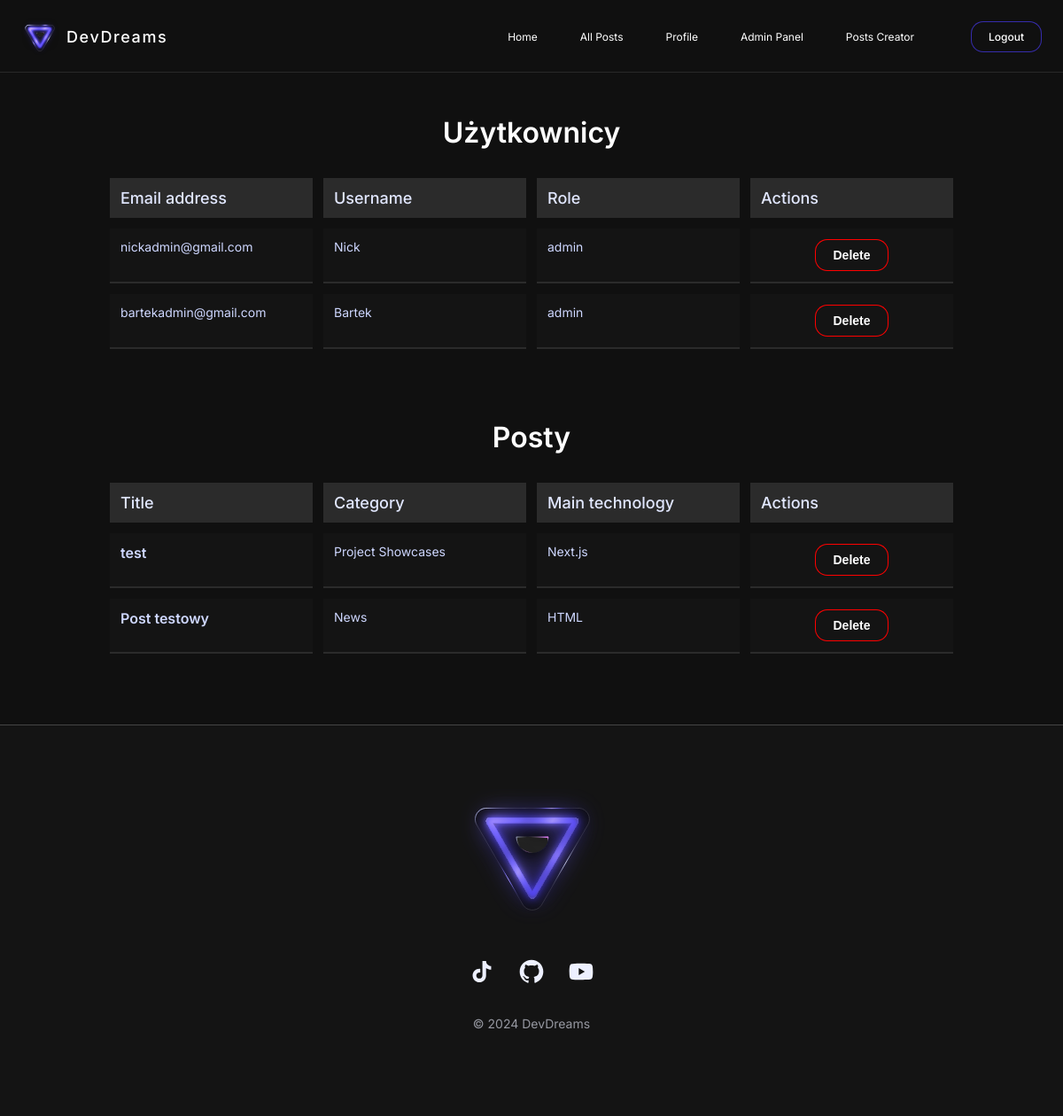
Page /admin/admin-panel (signed in) on the committed database.
### website/models.py (models this page shows, shortened)
class User(db.Model, UserMixin):
    id = db.Column(db.Integer, primary_key=True)
    email = db.Column(db.String(150), unique=True)
    password = db.Column(db.String(150), nullable=False)
    username = db.Column(db.String(150), nullable=False)
    role = db.Column(db.String(50), default='user')
    profile_img = db.Column(db.String(200), nullable=True)
    comments = db.relationship('Comment', backref='user', lazy=True, cascade="all, delete-orphan")

class Post(db.Model):
    id = db.Column(db.Integer, primary_key=True)
    title = db.Column(db.String(100), nullable=False)
    image_url = db.Column(db.String(200), nullable=False)
    category = db.Column(db.String(50), nullable=False)
    main_technology = db.Column(db.String(50), nullable=False)
    created_at = db.Column(db.DateTime, nullable=False, default=lambda: datetime.now(timezone.utc))
    read_time = db.Column(db.String(10), nullable=False)
    sections = db.relationship('PostSection', backref='post', lazy=True, cascade="all, delete-orphan")
    comments = db.relationship('Comment', backref='post', lazy=True, cascade="all, delete-orphan")

### website/admin.py (the view)
@admin.route('/admin-panel', methods=['GET'])
@login_required
@admin_required
def admin_panel():
    users = User.query.all()
    posts = Post.query.all()
    return render_template('admin_panel.html', users=users, posts=posts)

### website/__init__.py (called while the page is built)
def create_app():
    app = Flask(__name__)
    app.config['SECRET_KEY'] = 'hjshjhdjah kjshkjdhjs'
    app.config['SQLALCHEMY_DATABASE_URI'] = f'sqlite:///{DB_NAME}'
    app.config['UPLOAD_FOLDER'] = 'website/static/uploads/'
    db.init_app(app)
    from .views import views
    from .auth import auth
    from .admin import admin
    from .profile import profile
    app.register_blueprint(views, url_prefix='/')
    app.register_blueprint(auth, url_prefix='/')
    app.register_blueprint(admin, url_prefix='/admin')
    app.register_blueprint(profile, url_prefix='/')
    from .models import User
    with app.app_context():
        db.create_all()
    login_manager = LoginManager()
    login_manager.login_view = 'auth.login'
    login_manager.init_app(app)
    @login_manager.user_loader
    def load_user(id):
        return User.query.get(int(id))
    return app

### website/templates/admin_panel.html (shortened to what this page needs)
{% extends "base.html" %} {% block content %}
<h2 class="admin-heading">Użytkownicy</h2>
<div class="grid-container-4el">
  <div class="grid-header"><h3 class="admin-subheading">Email address</h3></div>
  <div class="grid-header"><h3 class="admin-subheading">Username</h3></div>
  <div class="grid-header"><h3 class="admin-subheading">Role</h3></div>
  <div class="grid-header"><h3 class="admin-subheading">Actions</h3></div>
  {% for user in users %}
  <div class="grid-item"><p class="grid-item-text">{{ user.email }}</p></div>
  <div class="grid-item"><p class="grid-item-text">{{ user.username }}</p></div>
  <div class="grid-item"><p class="grid-item-text">{{ user.role }}</p></div>
  <div class="grid-item">
    <form
      action="{{ url_for('admin.delete_user', user_id=user.id) }}"
      method="POST"
    >
      <button
        type="submit"
        class="delete-btn"
        onclick="return confirm('Czy na pewno chcesz usunąć tego użytkownika?');"
      >
        Delete
      </button>
    </form>
  </div>
  {% endfor %}
</div>
<h2 class="admin-heading">Posty</h2>
<div class="grid-container-4el">
  <div class="grid-header">
    <h3 class="admin-subheading">Title</h3>
  </div>
  <div class="grid-header">
    <h3 class="admin-subheading">Category</h3>
  </div>
  <div class="grid-header">
    <h3 class="admin-subheading">Main technology</h3>
  </div>
  <div class="grid-header">
    <h3 class="admin-subheading">Actions</h3>
  </div>
  {% for post in posts %}
  <div class="grid-item post-link">
    <a
      class="grid-item-link"
      href="{{ url_for('views.post', post_id=post.id) }}"
      ><p class="grid-item-text">{{ post.title }}</p></a
    >
  </div>
  <div class="grid-item"><p class="grid-item-text">{{ post.category }}</p></div>
  <div class="grid-item">
    <p class="grid-item-text">{{ post.main_technology }}</p>
  </div>
  <div class="grid-item">
    <form
      action="{{ url_for('admin.delete_post', post_id=post.id) }}"
      method="POST"
    >
      <button
        type="submit"
        class="delete-btn"
        onclick="return confirm('Czy na pewno chcesz usunąć ten post?');"
      >
        Delete
      </button>
    </form>
  </div>
  {% endfor %}
</div>
 {% endblock %}

### website/templates/base.html (shortened to what this page needs)
<!DOCTYPE html>
<html lang="en">
  <head>
    <link
      rel="stylesheet"
      type="text/css"
      href="{{ url_for('static', filename='css/base.css') }}"
    />
    <link
      rel="stylesheet"
      type="text/css"
      href="{{ url_for('static', filename='css/nav.css') }}"
    />
    <link
      rel="stylesheet"
      type="text/css"
      href="{{ url_for('static', filename='css/home.css') }}"
    />
    <link
      rel="stylesheet"
      type="text/css"
      href="{{ url_for('static', filename='css/allposts.css') }}"
    />
    <link
      rel="stylesheet"
      type="text/css"
      href="{{ url_for('static', filename='css/sign.css') }}"
    />
    <link
      rel="stylesheet"
      type="text/css"
      href="{{ url_for('static', filename='css/slider.css') }}"
    />
    <link
      rel="stylesheet"
      type="text/css"
      href="{{ url_for('static', filename='css/alert.css') }}"
    />
    <link
      rel="stylesheet"
      type="text/css"
      href="{{ url_for('static', filename='css/posts-creator.css') }}"
    />
    <link
      rel="stylesheet"
      type="text/css"
      href="{{ url_for('static', filename='css/post.css') }}"
    />
    <link
      rel="stylesheet"
      type="text/css"
      href="{{ url_for('static', filename='css/explore-cards.css') }}"
    />
    <link
      rel="stylesheet"
      type="text/css"
      href="{{ url_for('static', filename='css/admin-panel.css') }}"
    />
    <link
      rel="stylesheet"
      type="text/css"
      href="{{ url_for('static', filename='css/profile.css') }}"
    />
    <link
      rel="stylesheet"
      type="text/css"
      href="{{ url_for('static', filename='css/modal.css') }}"
    />
    <link
      rel="stylesheet"
      href="https://cdn.jsdelivr.net/npm/swiper@11/swiper-bundle.min.css"
    />
  </head>
  <body>
    <nav class="top-nav">
      <a href="{{ url_for('views.home') }}" class="logo-home">
        <div class="logo">
          <img
            src="{{ url_for('static', filename='img/nav logo.svg') }}"
            alt="neon triangle logo"
          />
          <h4 class="logo-text">DevDreams</h4>
        </div>
      </a>
      <div class="navigation" id="navigation">
        <ul class="nav-items">
          <li>
            <a href="{{ url_for('views.home') }}" class="nav-option">Home</a>
          </li>
          <li>
            <a href="{{ url_for('views.all_posts') }}" class="nav-option"
              >All Posts</a
            >
          </li>
          {% if current_user.is_authenticated %}
          <li>
            <a href="{{ url_for('profile.profile_view') }}" class="nav-option"
              >Profile</a
            >
          </li>
          {% endif %} {% if current_user.role == 'admin' %}
          <li>
            <a href="{{ url_for('admin.admin_panel') }}" class="nav-option"
              >Admin Panel</a
            >
          </li>
          <li>
            <a href="{{ url_for('admin.posts_creator') }}" class="nav-option"
              >Posts Creator</a
            >
          </li>
          {% endif %}
        </ul>
        {% if current_user.is_authenticated %}
        <a href="{{ url_for('auth.logout') }}" class="sign-btn">Logout</a>
        {% else %}
        <a href="{{ url_for('auth.login') }}" class="sign-btn">Sign in</a>
        {% endif %}
      </div>
    </nav>
    {% block content %} {% endblock %}
    <footer class="footer">
      <picture>
        <source
          srcset="{{ url_for('static', filename='img/footer-logo-desktop.svg') }}"
          media="(min-width: 1080px)"
        />
        <img
          class="footer-logo"
          src="{{ url_for('static', filename='img/footer-logo-mobile.svg') }}"
          alt="Description of the image"
        />
      </picture>
      <div class="social-media-links">
        <a href="#" class="footer-icon-link"
          ><img
            src="{{ url_for('static', filename='img/tiktok-icon.svg') }}"
            alt="tiktok icon"
            class="footer-icon"
        /></a>
        <a href="https://github.com/mgra04" class="footer-icon-link"
          ><img
            src="{{ url_for('static', filename='img/github-icon.svg') }}"
            alt="github icon"
            class="footer-icon"
        /></a>
        <a
          href="https://www.youtube.com/watch?v=lvwZQTB4iv4"
          class="footer-icon-link"
          ><img
            src="{{ url_for('static', filename='img/youtube-icon.svg') }}"
            alt="youtube icon"
            class="footer-icon"
        /></a>
      </div>
      <p class="footer-text">&copy; 2024 DevDreams</p>
    </footer>
  </body>
</html>

### website/static/css/base.css (style rules this page uses)
*, *::after, *::before { margin: 0; padding: 0; box-sizing: border-box; }
html { font-size: 62.5%; }
body { font-family: "Inter", sans-serif; background-color: #101010; color: #fff; display: flex; flex-direction: column; align-items: center; width: 100%; overflow-x: hidden; }

### website/static/css/nav.css (style rules this page uses)
.top-nav { background-color: #101010; position: sticky; top: 0; max-width: 120rem; width: 100%; display: flex; justify-content: space-between; align-items: center; padding: 2rem 2.4rem; z-index: 55; }
.logo-home { text-decoration: none; }
.top-nav::after { position: absolute; content: ""; width: 100%; height: 1px; background-color: rgba(255, 255, 255, 0.1); left: 50%; bottom: 0; transform: translateX(-50%); }
.logo { display: flex; align-items: center; gap: 0.8rem; }
.logo-text { color: #fff; font-size: 1.8rem; font-weight: 500; letter-spacing: 0.16rem; }
.navigation { display: flex; align-items: center; gap: 6.4rem; }
.nav-items { list-style: none; display: flex; gap: 4.8rem; }
.nav-option { color: #fff; text-decoration: none; font-size: 1.2rem; font-weight: 400; transition: all ease-in 200ms; }
.sign-btn { background-color: #372cac00; text-decoration: none; color: #fff; font-weight: 500; font-size: 1.2rem; padding: 1rem 2rem; border-radius: 1.4rem; box-shadow: inset 0 0 0 1px #362cac; transition: all ease-in 200ms; }
.footer { margin-top: 4.8rem; width: 100%; background-color: #141414; border-top: 1px solid #454545; display: flex; flex-direction: column; align-items: center; gap: 3.2rem; padding: 4rem 2.4rem 6.4rem 2.4rem; }
.social-media-links { display: flex; align-items: center; gap: 2.4rem; }
.footer-text { color: rgba(237, 240, 255, 0.6); font-size: 1.4rem; }
@media (min-width: 75rem) { .footer { padding: 7.2rem 2.4rem 9.6rem 2.4rem; } }

### website/static/css/home.css (style rules this page uses)
@media (min-width: 48rem) { html { font-size: 62.5%; } }

### website/static/css/admin-panel.css (style rules this page uses)
.admin-heading { font-size: 3.2rem; margin-bottom: 3.2rem; font-weight: 600; margin-top: 4.8rem; }
.admin-subheading { color: #e1e7ff; font-size: 1.8rem; font-weight: 500; }
.grid-item-text { color: #ced7ff; font-size: 1.4rem; font-weight: 400; }
.grid-item-link { text-decoration: none; display: block; padding: 1.2rem; }
.grid-item-link .grid-item-text { font-size: 1.6rem; font-weight: 600; }
.grid-container-4el { display: grid; grid-template-columns: repeat(4, 1fr); gap: 1.2rem; margin-bottom: 1.6rem; max-width: 100rem; width: 100%; padding: 0 2.4rem; margin-bottom: 3.2rem; overflow-x: auto; }
.grid-header { font-weight: 700; background-color: #2b2b2b; padding: 1.2rem; }
.grid-item { background-color: #141414; padding: 1.2rem; border-bottom: 2px solid #2b2b2b; }
.grid-item form { display: flex; justify-content: center; align-items: center; height: 100%; }
.grid-item.post-link { padding: 0; cursor: pointer; transition: all 200ms ease-in; }
.delete-btn { border: none; background-color: #ff000000; text-decoration: none; color: #fff; font-weight: 600; font-size: 1.4rem; padding: 1rem 2rem; border-radius: 1.4rem; box-shadow: inset 0 0 0 1px #ff0000; cursor: pointer; transition: all ease-in 200ms; }

### rows in the picture
User: email "nickadmin@gmail.com", username "Nick", role "admin"
User: email "bartekadmin@gmail.com", username "Bartek", role "admin"
Post: title "test", category "Project Showcases", main_technology "Next.js"
Post: title "Post testowy", category "News", main_technology "HTML"
